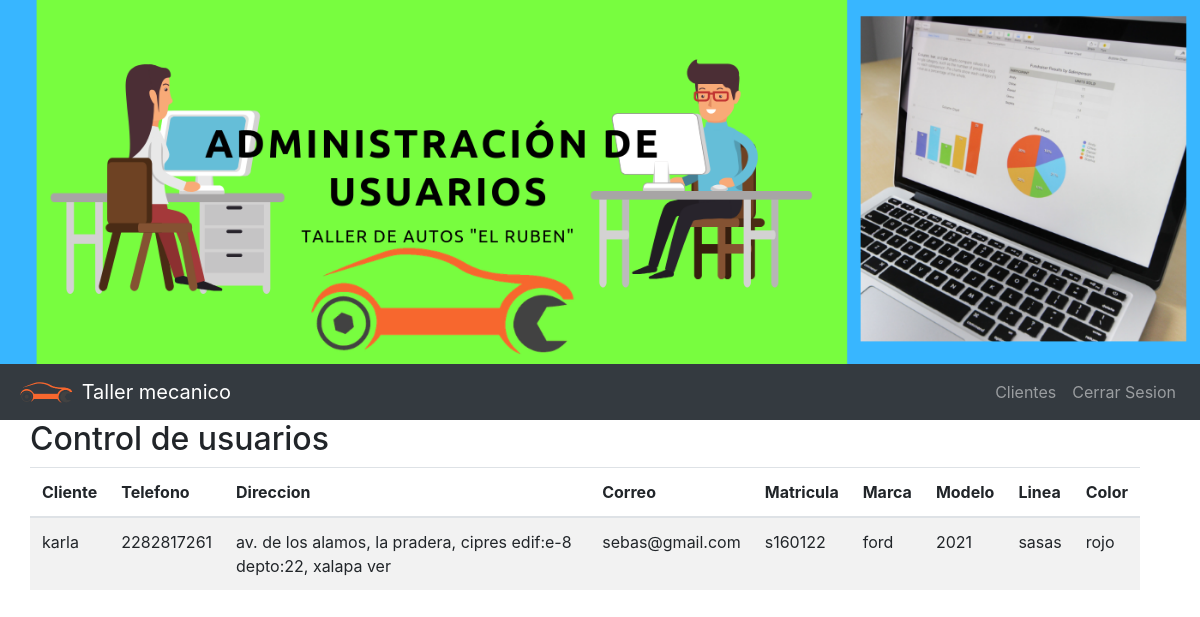
The page /buscarAuto.php (signed in) on the database its author committed.
### tables this page shows
CREATE TABLE `automovil` (
  `Matricula` varchar(20) NOT NULL,
  `Marca` varchar(30) NOT NULL,
  `Modelo` varchar(10) NOT NULL,
  `Linea` varchar(30) NOT NULL,
  `Color` varchar(20) NOT NULL,
  `id_cliente` int(11) NOT NULL,
  `id_administrador` int(11) NOT NULL
);

CREATE TABLE `cliente` (
  `Identificador` int(11) NOT NULL,
  `Nombre` varchar(100) NOT NULL,
  `Telefono` varchar(20) NOT NULL,
  `Direccion` varchar(150) NOT NULL,
  `Correo` varchar(100) NOT NULL,
  `id_aministrador` int(11) NOT NULL
);

### buscarAuto.php (the view, shortened to what this page needs)
<?php
   require ('php/conexion/conexion.php');
    $sql = "SELECT * FROM automovil NATURAL JOIN cliente";
   $resultado = mysqli_query($conexion, $sql);
   ?>
<!doctype html>
<html lang="es">
   <head>
      <link rel="stylesheet" href="css/bootstrap.css">
   </head>
   <body>
      <div id="contenedor">
         <div id="header">
            <div id="presentacion">
               <img src="imagenes/cabeza/nav4.png" width="100%">
            </div>
            <nav class="navbar navbar-expand-lg navbar navbar-dark bg-dark sticky-top">
               <a class="navbar-brand" href="">
               <img src="imagenes/logo/logoTaller.png" width="60" height="30" class="d-inline-block align-top" alt=" ">
               Taller mecanico
               </a>
               <div class=" ml-auto collapse navbar-collapse" id="navbarNavDropdown">
                  <div class="ml-auto">
                     <ul class="navbar-nav">
                        <li class="nav-item">
                           <a class="nav-link" href="control.php?id=<?php echo $_GET['id']?>">Clientes</a>
                        </li>
                        <li class="nav-item">
                           <a class="nav-link" href="php/sesion/cerrarSesion.php">Cerrar Sesion</a>
                        </li>
                     </ul>
                  </div>
               </div>
            </nav>
            <div id="contenido">
               <div class="container">
                  <div class="row">
                     <h2>Control de usuarios</h2>
                  </div>
                  <div class="row table-responsive">
                     <table class="table table-striped">
                        <thead>
                           <tr>
                              <th>Cliente</th>
                              <th>Telefono</th>
                              <th>Direccion</th>
                              <th>Correo</th>
                              <th>Matricula</th>
                              <th>Marca</th>
                              <th>Modelo</th>
                              <th>Linea</th>
                              <th>Color</th>
                           </tr>
                        </thead>
                        <tbody>
                           <?php while($row = mysqli_fetch_array($resultado)){
                              ?>
                           <tr>
                              <td>
                                 <?php echo $row['Nombre']?>
                              </td>
                              <td>
                                 <?php echo $row['Telefono']?>
                              </td>
                              <td>
                                 <?php echo $row['Direccion']?>
                              </td>
                              <td>
                                 <?php echo $row['Correo']?>
                              </td>
                              <td>
                                 <?php echo $row['Matricula']?>
                              </td>
                              <td>
                                 <?php echo $row['Marca']?>
                              </td>
                              <td>
                                 <?php echo $row['Modelo']?>
                              </td>
                              <td>
                                 <?php echo $row['Linea']?>
                              </td>
                              <td>
                                 <?php echo $row['Color']?>
                              </td>
                           </tr>
                           <?php } ?>
                        </tbody>
                     </table>
                  </div>
               </div>
            </div>
         </div>
      </div>
   </body>
</html>

### rows shown on the page
automovil: id_cliente.Nombre "karla", id_cliente.Telefono "2282817261", id_cliente.Direccion "av. de los alamos, la pradera, cipres edif:e-8 depto:22, xalapa ver", id_cliente.Correo "sebas@gmail.com", Matricula "s160122", Marca "ford", Modelo "2021", Linea "sasas", Color "rojo"
